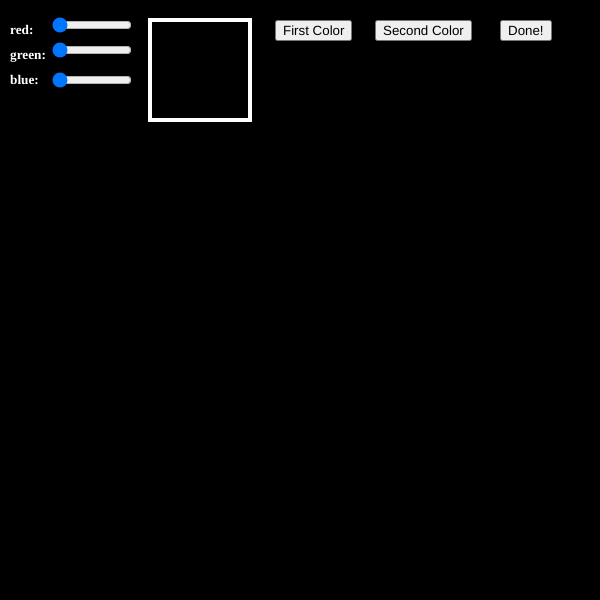
Frame 1 (no input)
Frame 60 (no input): identical to frame 1, image omitted
Frame 120 (the mouse pressed at the canvas centre since frame 60): identical to frame 1, image omitted

The p5.js sketch that drew this single still picture (run headless with seeded random() and noise() and a simulated clock; from frame 60 on, the mouse is pressed at the canvas centre):

// p5.js sketch
// ── sketch.js
var red;
var green;
var blue;

var r;
var g;
var b;

var redVal;
var greenVal;
var blueVal;

var color1;
var color2;
var done;

var first;
var second;

function setup() {
  createCanvas(600, 600);
    
    background(0);
    
    r = createElement('h5', 'red:');
	r.position(10, 0);
	r.style('color', 'white');
	
	red = createSlider(0, 255, 0, 1);
	red.position(50, 15);
	red.style('width', '80px');
	
	g = createElement('h5', 'green:');
	g.position(10, 25);
	g.style('color', 'white');
	
	green = createSlider(0, 255, 0, 1);
	green.position(50, 40);
	green.style('width', '80px');
	
	b = createElement('h5', 'blue:');
	b.position(10, 50);
	b.style('color', 'white');
	
	blue = createSlider(0, 255, 0, 1);
	blue.position(50, 70);
	blue.style('width', '80px');
    
    color1 = createButton('First Color');
    color1.position(275, 20);
    color1.mousePressed(firstColor);
    
    color2 = createButton('Second Color');
    color2.position((color1.x+100), color1.y);
    color2.mousePressed(secondColor);
    
    done = createButton('Done!');
    done.position((color2.x+125), color2.y);
    done.mousePressed(final);
    
    //gradient();
}

function draw() {
    redVal = red.value();
	greenVal = green.value();
	blueVal = blue.value();
	
    push();
	stroke(255);
	strokeWeight(4);
    fill(redVal, greenVal, blueVal);
    rect(150, 20, 100, 100);
    pop();
}

function firstColor() {
    first = color(redVal, greenVal, blueVal);
    console.log(redVal+','+greenVal+','+blueVal);
}

function secondColor() {
    second = color(redVal, greenVal, blueVal);
    console.log(redVal+','+greenVal+','+blueVal);
}

function final() {
    gradient();
}

function gradient() {
    var from = first;
    var to = second;
    var c1 = lerpColor(from, to, .20);
    var c2 = lerpColor(from, to, .40);
    var c3 = lerpColor(from, to, .60);
    var c4 = lerpColor(from, to, .80);
    
    noStroke();
    for (var i = 0; i < 50; i++) {
        fill(from);
        circle(random(10,90), random(150, height), 10);
        fill(c1);
        circle(random(110,190), random(150, height), 10);
        fill(c2);
        circle(random(210,290), random(150, height), 10);
        fill(c3);
        circle(random(310,390), random(150, height), 10);
        fill(c4);
        circle(random(410,490), random(150, height), 10);
        fill(to);
        circle(random(510,590), random(150, height), 10);
    }
}
